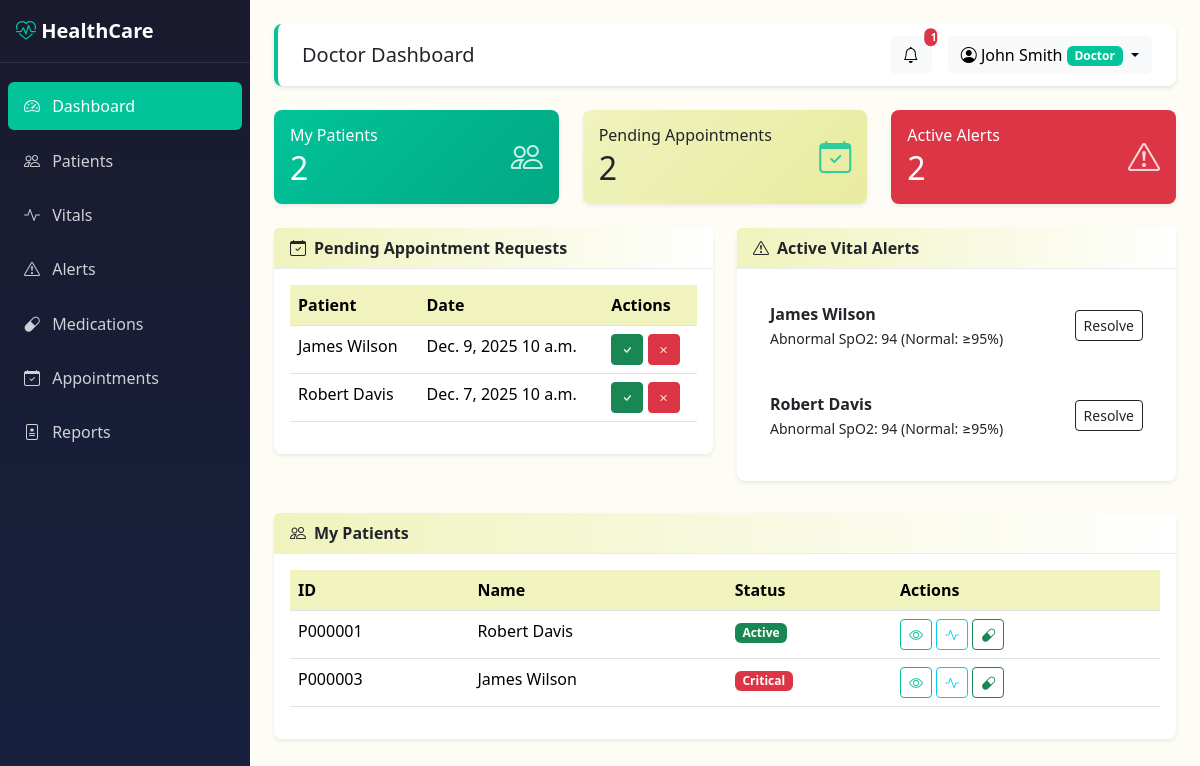
Screenshot of / (signed in) with the database file from the repository.
### accounts/models.py (models this page shows, shortened)
class User(AbstractUser):
    ROLE_CHOICES = [
        ('admin', 'Admin'),
        ('doctor', 'Doctor'),
        ('nurse', 'Nurse'),
        ('receptionist', 'Receptionist'),
        ('patient', 'Patient'),
    ]
    role = models.CharField(max_length=20, choices=ROLE_CHOICES, default='patient')
    phone = models.CharField(max_length=20, blank=True)
    address = models.TextField(blank=True)
    profile_picture = models.ImageField(upload_to='profiles/', blank=True, null=True)
    date_of_birth = models.DateField(null=True, blank=True)
    created_at = models.DateTimeField(auto_now_add=True)
    updated_at = models.DateTimeField(auto_now=True)
    @property
    def is_admin(self):
        return self.role == 'admin'
    @property
    def is_doctor(self):
        return self.role == 'doctor'

### appointments/models.py (models this page shows, shortened)
class Appointment(models.Model):
    STATUS_CHOICES = [
        ('pending', 'Pending'),
        ('approved', 'Approved'),
        ('rejected', 'Rejected'),
        ('completed', 'Completed'),
        ('cancelled', 'Cancelled'),
    ]
    TYPE_CHOICES = [
        ('consultation', 'Consultation'),
        ('followup', 'Follow-up'),
        ('checkup', 'Check-up'),
        ('emergency', 'Emergency'),
        ('procedure', 'Procedure'),
    ]
    patient = models.ForeignKey(Patient, on_delete=models.CASCADE, related_name='appointments')
    doctor = models.ForeignKey(User, on_delete=models.CASCADE, related_name='doctor_appointments', limit_choices_to={'role': 'doctor'})
    created_by = models.ForeignKey(User, on_delete=models.SET_NULL, null=True, related_name='created_appointments')
    appointment_date = models.DateField()
    appointment_time = models.TimeField()
    appointment_type = models.CharField(max_length=20, choices=TYPE_CHOICES, default='consultation')
    reason = models.TextField()
    status = models.CharField(max_length=20, choices=STATUS_CHOICES, default='pending')
    notes = models.TextField(blank=True)
    rejection_reason = models.TextField(blank=True)
    created_at = models.DateTimeField(auto_now_add=True)
    updated_at = models.DateTimeField(auto_now=True)
    class Meta:
        ordering = ['-appointment_date', '-appointment_time']

### patients/models.py (models this page shows, shortened)
class Patient(models.Model):
    GENDER_CHOICES = [('M', 'Male'), ('F', 'Female'), ('O', 'Other')]
    BLOOD_GROUP_CHOICES = [
        ('A+', 'A+'), ('A-', 'A-'), ('B+', 'B+'), ('B-', 'B-'),
        ('AB+', 'AB+'), ('AB-', 'AB-'), ('O+', 'O+'), ('O-', 'O-'),
    ]
    STATUS_CHOICES = [
        ('active', 'Active'), ('discharged', 'Discharged'), ('critical', 'Critical'),
    ]
    user = models.OneToOneField(User, on_delete=models.CASCADE, related_name='patient_profile', null=True, blank=True)
    patient_id = models.CharField(max_length=20, unique=True)
    first_name = models.CharField(max_length=100)
    last_name = models.CharField(max_length=100)
    date_of_birth = models.DateField()
    gender = models.CharField(max_length=1, choices=GENDER_CHOICES)
    blood_group = models.CharField(max_length=5, choices=BLOOD_GROUP_CHOICES, blank=True)
    phone = models.CharField(max_length=20)
    email = models.EmailField(blank=True)
    address = models.TextField()
    emergency_contact_name = models.CharField(max_length=100)
    emergency_contact_phone = models.CharField(max_length=20)
    assigned_doctor = models.ForeignKey(User, on_delete=models.SET_NULL, null=True, blank=True, related_name='patients', limit_choices_to={'role': 'doctor'})
    status = models.CharField(max_length=20, choices=STATUS_CHOICES, default='active')
    admission_date = models.DateField(auto_now_add=True)
    discharge_date = models.DateField(null=True, blank=True)
    notes = models.TextField(blank=True)
    created_at = models.DateTimeField(auto_now_add=True)
    updated_at = models.DateTimeField(auto_now=True)
    @property
    def full_name(self):
        return f"{self.first_name} {self.last_name}"

### vitals/models.py (models this page shows, shortened)
class VitalAlert(models.Model):
    SEVERITY_CHOICES = [('low', 'Low'), ('medium', 'Medium'), ('high', 'High'), ('critical', 'Critical')]
    patient = models.ForeignKey(Patient, on_delete=models.CASCADE, related_name='vital_alerts')
    vital_sign = models.ForeignKey(VitalSign, on_delete=models.CASCADE, related_name='alerts')
    parameter = models.CharField(max_length=50)
    value = models.CharField(max_length=50)
    normal_range = models.CharField(max_length=50)
    severity = models.CharField(max_length=20, choices=SEVERITY_CHOICES, default='medium')
    message = models.TextField()
    is_resolved = models.BooleanField(default=False)
    resolved_by = models.ForeignKey(User, on_delete=models.SET_NULL, null=True, blank=True, related_name='resolved_alerts')
    resolved_at = models.DateTimeField(null=True, blank=True)
    created_at = models.DateTimeField(auto_now_add=True)
    class Meta:
        ordering = ['-created_at']

### accounts/views.py (the view, shortened to what this page needs)
# urls.py: path('', views.dashboard, name='dashboard'),
@login_required
def dashboard(request):
    from patients.models import Patient
    from appointments.models import Appointment
    from vitals.models import VitalSign, VitalAlert
    from medications.models import Medication
    user = request.user
    context = {'user': user}
    if user.is_admin:
        context.update({
            'total_patients': Patient.objects.count(),
            'total_doctors': User.objects.filter(role='doctor').count(),
            'total_nurses': User.objects.filter(role='nurse').count(),
            'total_appointments': Appointment.objects.count(),
            'pending_appointments': Appointment.objects.filter(status='pending').count(),
            'recent_activities': ActivityLog.objects.all()[:10],
            'active_alerts': VitalAlert.objects.filter(is_resolved=False).count(),
        })
        return render(request, 'accounts/dashboard_admin.html', context)
    elif user.is_doctor:
        doctor_patients = Patient.objects.filter(assigned_doctor=user)
        context.update({
            'my_patients': doctor_patients,
            'my_patients_count': doctor_patients.count(),
            'pending_appointments': Appointment.objects.filter(doctor=user, status='pending'),
            'today_appointments': Appointment.objects.filter(doctor=user, status='approved'),
            'active_alerts': VitalAlert.objects.filter(patient__assigned_doctor=user, is_resolved=False),
        })
        return render(request, 'accounts/dashboard_doctor.html', context)

### templates/accounts/dashboard_doctor.html (shortened to what this page needs)
{% extends 'base.html' %}
{% block page_title %}Doctor Dashboard{% endblock %}
{% block content %}
<div class="row g-4 mb-4">
    <div class="col-md-4">
        <div class="card stat-card text-white" style="background: linear-gradient(135deg, #02c39a 0%, #01a884 100%);">
            <div class="card-body d-flex justify-content-between align-items-center">
                <div>
                    <h6 class="mb-1">My Patients</h6>
                    <h2 class="mb-0">{{ my_patients_count }}</h2>
                </div>
                <i class="bi bi-people stat-icon"></i>
            </div>
        </div>
    </div>
    <div class="col-md-4">
        <div class="card stat-card text-dark" style="background: linear-gradient(135deg, #f0f3bd 0%, #e8eb9f 100%);">
            <div class="card-body d-flex justify-content-between align-items-center">
                <div>
                    <h6 class="mb-1">Pending Appointments</h6>
                    <h2 class="mb-0">{{ pending_appointments.count }}</h2>
                </div>
                <i class="bi bi-calendar-check stat-icon" style="color: #02c39a;"></i>
            </div>
        </div>
    </div>
    <div class="col-md-4">
        <div class="card stat-card bg-danger text-white">
            <div class="card-body d-flex justify-content-between align-items-center">
                <div>
                    <h6 class="mb-1">Active Alerts</h6>
                    <h2 class="mb-0">{{ active_alerts.count }}</h2>
                </div>
                <i class="bi bi-exclamation-triangle stat-icon"></i>
            </div>
        </div>
    </div>
</div>
<div class="row g-4">
    <div class="col-md-6">
        <div class="card">
            <div class="card-header"><i class="bi bi-calendar-check me-2"></i>Pending Appointment Requests</div>
            <div class="card-body">
                <div class="table-responsive">
                    <table class="table table-hover">
                        <thead><tr><th>Patient</th><th>Date</th><th>Actions</th></tr></thead>
                        <tbody>
                            {% for apt in pending_appointments %}
                            <tr>
                                <td>{{ apt.patient.full_name }}</td>
                                <td>{{ apt.appointment_date }} {{ apt.appointment_time }}</td>
                                <td>
                                    <form method="post" action="{% url 'appointments:approve_appointment' apt.pk %}" class="d-inline">
                                        <button class="btn btn-success btn-sm"><i class="bi bi-check"></i></button>
                                    </form>
                                    <form method="post" action="{% url 'appointments:reject_appointment' apt.pk %}" class="d-inline">
                                        <button class="btn btn-danger btn-sm"><i class="bi bi-x"></i></button>
                                    </form>
                                </td>
                            </tr>
                            {% empty %}
                            <tr><td colspan="3" class="text-muted">No pending appointments</td></tr>
                            {% endfor %}
                        </tbody>
                    </table>
                </div>
            </div>
        </div>
    </div>
    <div class="col-md-6">
        <div class="card">
            <div class="card-header"><i class="bi bi-exclamation-triangle me-2"></i>Active Vital Alerts</div>
            <div class="card-body" style="max-height: 300px; overflow-y: auto;">
                {% for alert in active_alerts %}
                <div class="alert alert-{{ alert.severity }} d-flex justify-content-between align-items-center mb-2">
                    <div>
                        <strong>{{ alert.patient.full_name }}</strong><br>
                        <small>{{ alert.message }}</small>
                    </div>
                    <form method="post" action="{% url 'vitals:resolve_alert' alert.pk %}">
                        <button class="btn btn-sm btn-outline-dark">Resolve</button>
                    </form>
                </div>
                {% empty %}
                <p class="text-muted">No active alerts</p>
                {% endfor %}
            </div>
        </div>
    </div>
</div>
<div class="row g-4 mt-2">
    <div class="col-12">
        <div class="card">
            <div class="card-header"><i class="bi bi-people me-2"></i>My Patients</div>
            <div class="card-body">
                <div class="table-responsive">
                    <table class="table table-hover">
                        <thead><tr><th>ID</th><th>Name</th><th>Status</th><th>Actions</th></tr></thead>
                        <tbody>
                            {% for patient in my_patients %}
                            <tr>
                                <td>{{ patient.patient_id }}</td>
                                <td>{{ patient.full_name }}</td>
                                <td><span class="badge bg-{% if patient.status == 'critical' %}danger{% elif patient.status == 'active' %}success{% else %}secondary{% endif %}">{{ patient.get_status_display }}</span></td>
                                <td>
                                    <a href="{% url 'patients:patient_detail' patient.pk %}" class="btn btn-sm btn-outline-primary"><i class="bi bi-eye"></i></a>
                                    <a href="{% url 'vitals:patient_vitals' patient.pk %}" class="btn btn-sm btn-outline-info"><i class="bi bi-activity"></i></a>
                                    <a href="{% url 'medications:patient_medications' patient.pk %}" class="btn btn-sm btn-outline-success"><i class="bi bi-capsule"></i></a>
                                </td>
                            </tr>
                            {% empty %}
                            <tr><td colspan="4" class="text-muted">No patients assigned</td></tr>
                            {% endfor %}
                        </tbody>
                    </table>
                </div>
            </div>
        </div>
    </div>
</div>
{% endblock %}

### templates/base.html (shortened to what this page needs)
<!DOCTYPE html>
<html lang="en">
<head>
    <link href="https://cdn.jsdelivr.net/npm/bootstrap@5.3.2/dist/css/bootstrap.min.css" rel="stylesheet">
    <link href="https://cdn.jsdelivr.net/npm/bootstrap-icons@1.11.1/font/bootstrap-icons.css" rel="stylesheet">
</head>
<body>
    {% if user.is_authenticated %}
    <nav class="sidebar">
        <div class="brand-logo">
            <i class="bi bi-heart-pulse"></i> HealthCare
        </div>
        <ul class="nav flex-column">
            <li class="nav-item">
                <a class="nav-link {% if request.resolver_match.url_name == 'dashboard' %}active{% endif %}" href="{% url 'accounts:dashboard' %}">
                    <i class="bi bi-speedometer2"></i> Dashboard
                </a>
            </li>
            {% if user.is_admin or user.is_doctor or user.is_nurse or user.is_receptionist %}
            <li class="nav-item">
                <a class="nav-link" href="{% url 'patients:patient_list' %}">
                    <i class="bi bi-people"></i> Patients
                </a>
            </li>
            {% endif %}
            <li class="nav-item">
                <a class="nav-link" href="{% url 'vitals:vitals_list' %}">
                    <i class="bi bi-activity"></i> Vitals
                </a>
            </li>
            <li class="nav-item">
                <a class="nav-link" href="{% url 'vitals:alerts_list' %}">
                    <i class="bi bi-exclamation-triangle"></i> Alerts
                </a>
            </li>
            <li class="nav-item">
                <a class="nav-link" href="{% url 'medications:medication_list' %}">
                    <i class="bi bi-capsule"></i> Medications
                </a>
            </li>
            <li class="nav-item">
                <a class="nav-link" href="{% url 'appointments:appointment_list' %}">
                    <i class="bi bi-calendar-check"></i> Appointments
                </a>
            </li>
            <li class="nav-item">
                <a class="nav-link" href="{% url 'reports:report_list' %}">
                    <i class="bi bi-file-medical"></i> Reports
                </a>
            </li>
        </ul>
    </nav>
    <div class="main-content">
        <div class="navbar-top d-flex justify-content-between align-items-center">
            <h5 class="mb-0">{% block page_title %}Dashboard{% endblock %}</h5>
            <div class="d-flex align-items-center gap-3">
                <a href="{% url 'notifications:notification_list' %}" class="btn btn-light position-relative">
                    <i class="bi bi-bell"></i>
                    {% if unread_notifications_count > 0 %}
                    <span class="position-absolute top-0 start-100 translate-middle badge rounded-pill bg-danger alert-badge">
                        {{ unread_notifications_count }}
                    </span>
                    {% endif %}
                </a>
                <div class="dropdown">
                    <button class="btn btn-light dropdown-toggle" type="button" data-bs-toggle="dropdown">
                        <i class="bi bi-person-circle"></i> {{ user.get_full_name|default:user.username }}
                        <span class="badge bg-primary badge-role">{{ user.get_role_display }}</span>
                    </button>
                </div>
            </div>
        </div>
        {% block content %}{% endblock %}
    </div>
    {% else %}
    <div class="container">
        {% block auth_content %}{% endblock %}
    </div>
    {% endif %}
</body>
</html>

### rows the page displays
User: get_full_name "John Smith", role "Doctor"
Appointment: patient.full_name "James Wilson", appointment_date "Dec. 9, 2025", appointment_time "10 a.m."
Appointment: patient.full_name "Robert Davis", appointment_date "Dec. 7, 2025", appointment_time "10 a.m."
VitalAlert: patient.full_name "James Wilson", message "Abnormal SpO2: 94 (Normal: ≥95%)"
VitalAlert: patient.full_name "Robert Davis", message "Abnormal SpO2: 94 (Normal: ≥95%)"
Patient: patient_id "P000001", full_name "Robert Davis", status "Active"
Patient: patient_id "P000003", full_name "James Wilson", status "Critical"

### other values shown
{{ unread_notifications_count }} "1"
{{ my_patients_count }} "2"
{{ pending_appointments.count }} "2"
{{ active_alerts.count }} "2"
